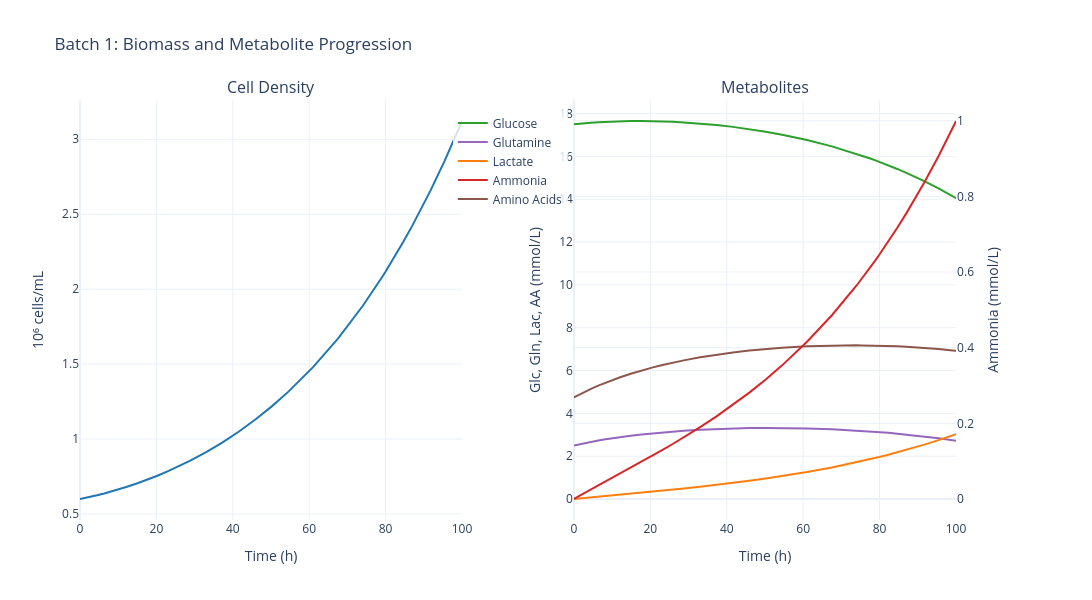

Notebook cell for this chart:
### Code cell
# Visualize loaded data
fig = loaded_data.plot_biomass_metabolites(batch_number=1)
fig.show()
